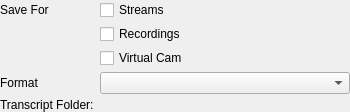
                                                <widget class="QWidget" name="transcripWidget1" native="true">
                                                    <property name="sizePolicy">
                                                        <sizepolicy hsizetype="Preferred" vsizetype="Fixed">
                                                            <horstretch>0</horstretch>
                                                            <verstretch>0</verstretch>
                                                        </sizepolicy>
                                                    </property>
                                                    <layout class="QFormLayout" name="formLayout_3">
                                                        <property name="labelAlignment">
                                                            <set>Qt::AlignLeading|Qt::AlignLeft|Qt::AlignVCenter</set>
                                                        </property>
                                                        <property name="formAlignment">
                                                            <set>Qt::AlignLeading|Qt::AlignLeft|Qt::AlignTop</set>
                                                        </property>
                                                        <property name="verticalSpacing">
                                                            <number>4</number>
                                                        </property>
                                                        <property name="leftMargin">
                                                            <number>0</number>
                                                        </property>
                                                        <property name="topMargin">
                                                            <number>0</number>
                                                        </property>
                                                        <property name="rightMargin">
                                                            <number>0</number>
                                                        </property>
                                                        <property name="bottomMargin">
                                                            <number>0</number>
                                                        </property>
                                                        <item row="0" column="0">
                                                            <widget class="QLabel" name="label_9">
                                                                <property name="text">
                                                                    <string>Save For</string>
                                                                </property>
                                                            </widget>
                                                        </item>
                                                        <item row="3" column="0">
                                                            <widget class="QLabel" name="label_17">
                                                                <property name="text">
                                                                    <string>Format</string>
                                                                </property>
                                                            </widget>
                                                        </item>
                                                        <item row="3" column="1">
                                                            <widget class="QComboBox" name="transcriptFormatComboBox">
                                                                <property name="minimumSize">
                                                                    <size>
                                                                        <width>250</width>
                                                                        <height>0</height>
                                                                    </size>
                                                                </property>
                                                            </widget>
                                                        </item>
                                                        <item row="4" column="0">
                                                            <widget class="QLabel" name="label_10">
                                                                <property name="text">
                                                                    <string>Transcript Folder:</string>
                                                                </property>
                                                            </widget>
                                                        </item>
                                                        <item row="0" column="1">
                                                            <widget class="QCheckBox" name="transcriptsEnabledStreamCheckBox">
                                                                <property name="text">
                                                                    <string>Streams</string>
                                                                </property>
                                                            </widget>
                                                        </item>
                                                        <item row="1" column="1">
                                                            <widget class="QCheckBox" name="transcriptsEnabledRecordingCheckBox">
                                                                <property name="text">
                                                                    <string>Recordings</string>
                                                                </property>
                                                            </widget>
                                                        </item>
                                                        <item row="2" column="1">
                                                            <widget class="QCheckBox" name="transcriptsEnabledVirtualcamCheckBox">
                                                                <property name="text">
                                                                    <string>Virtual Cam</string>
                                                                </property>
                                                            </widget>
                                                        </item>
                                                    </layout>
                                                </widget>
